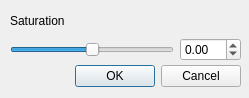
<?xml version="1.0" encoding="UTF-8"?>
<ui version="4.0">
 <class>Dialog</class>
 <widget class="QDialog" name="Dialog">
  <property name="geometry">
   <rect>
    <x>0</x>
    <y>0</y>
    <width>249</width>
    <height>98</height>
   </rect>
  </property>
  <property name="windowTitle">
   <string>Saturation</string>
  </property>
  <widget class="QDialogButtonBox" name="buttonBox">
   <property name="geometry">
    <rect>
     <x>20</x>
     <y>60</y>
     <width>221</width>
     <height>32</height>
    </rect>
   </property>
   <property name="orientation">
    <enum>Qt::Horizontal</enum>
   </property>
   <property name="standardButtons">
    <set>QDialogButtonBox::Cancel|QDialogButtonBox::Ok</set>
   </property>
  </widget>
  <widget class="QWidget" name="layoutWidget">
   <property name="geometry">
    <rect>
     <x>10</x>
     <y>10</y>
     <width>231</width>
     <height>51</height>
    </rect>
   </property>
   <layout class="QGridLayout" name="gridLayout">
    <item row="0" column="0">
     <widget class="QLabel" name="label">
      <property name="text">
       <string>Saturation</string>
      </property>
     </widget>
    </item>
    <item row="1" column="0">
     <widget class="QSlider" name="blur_slider">
      <property name="minimum">
       <number>-1000</number>
      </property>
      <property name="maximum">
       <number>1000</number>
      </property>
      <property name="orientation">
       <enum>Qt::Horizontal</enum>
      </property>
     </widget>
    </item>
    <item row="1" column="1">
     <widget class="QDoubleSpinBox" name="blur_spinbox">
      <property name="minimum">
       <double>-10.000000000000000</double>
      </property>
      <property name="maximum">
       <double>10.000000000000000</double>
      </property>
     </widget>
    </item>
   </layout>
  </widget>
 </widget>
 <resources/>
 <connections>
  <connection>
   <sender>buttonBox</sender>
   <signal>accepted()</signal>
   <receiver>Dialog</receiver>
   <slot>accept()</slot>
   <hints>
    <hint type="sourcelabel">
     <x>248</x>
     <y>254</y>
    </hint>
    <hint type="destinationlabel">
     <x>157</x>
     <y>274</y>
    </hint>
   </hints>
  </connection>
  <connection>
   <sender>buttonBox</sender>
   <signal>rejected()</signal>
   <receiver>Dialog</receiver>
   <slot>reject()</slot>
   <hints>
    <hint type="sourcelabel">
     <x>316</x>
     <y>260</y>
    </hint>
    <hint type="destinationlabel">
     <x>286</x>
     <y>274</y>
    </hint>
   </hints>
  </connection>
 </connections>
</ui>
